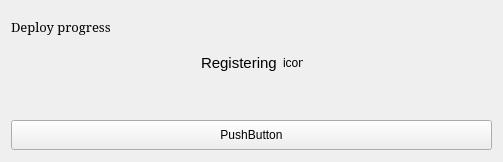
<?xml version="1.0" encoding="UTF-8"?>
<ui version="4.0">
 <class>Frame</class>
 <widget class="QFrame" name="Frame">
  <property name="geometry">
   <rect>
    <x>0</x>
    <y>0</y>
    <width>503</width>
    <height>162</height>
   </rect>
  </property>
  <property name="windowTitle">
   <string>Frame</string>
  </property>
  <layout class="QVBoxLayout" name="verticalLayout_2">
   <item>
    <layout class="QVBoxLayout" name="verticalLayout">
     <item>
      <widget class="QLabel" name="m_title">
       <property name="minimumSize">
        <size>
         <width>0</width>
         <height>30</height>
        </size>
       </property>
       <property name="maximumSize">
        <size>
         <width>16777215</width>
         <height>30</height>
        </size>
       </property>
       <property name="font">
        <font>
         <family>Serif</family>
         <pointsize>10</pointsize>
         <italic>false</italic>
         <bold>false</bold>
        </font>
       </property>
       <property name="text">
        <string>Deploy progress</string>
       </property>
      </widget>
     </item>
     <item>
      <layout class="QHBoxLayout" name="horizontalLayout">
       <property name="sizeConstraint">
        <enum>QLayout::SetMinimumSize</enum>
       </property>
       <item>
        <spacer name="horizontalSpacer_2">
         <property name="orientation">
          <enum>Qt::Horizontal</enum>
         </property>
         <property name="sizeHint" stdset="0">
          <size>
           <width>40</width>
           <height>20</height>
          </size>
         </property>
        </spacer>
       </item>
       <item>
        <widget class="QLabel" name="m_statusLabel">
         <property name="minimumSize">
          <size>
           <width>0</width>
           <height>30</height>
          </size>
         </property>
         <property name="maximumSize">
          <size>
           <width>16777215</width>
           <height>30</height>
          </size>
         </property>
         <property name="font">
          <font>
           <pointsize>11</pointsize>
          </font>
         </property>
         <property name="text">
          <string>Registering</string>
         </property>
        </widget>
       </item>
       <item>
        <widget class="QLabel" name="m_statusIcon">
         <property name="minimumSize">
          <size>
           <width>20</width>
           <height>20</height>
          </size>
         </property>
         <property name="maximumSize">
          <size>
           <width>20</width>
           <height>20</height>
          </size>
         </property>
         <property name="text">
          <string>icon</string>
         </property>
        </widget>
       </item>
       <item>
        <spacer name="horizontalSpacer">
         <property name="orientation">
          <enum>Qt::Horizontal</enum>
         </property>
         <property name="sizeHint" stdset="0">
          <size>
           <width>40</width>
           <height>20</height>
          </size>
         </property>
        </spacer>
       </item>
      </layout>
     </item>
     <item>
      <layout class="QHBoxLayout" name="horizontalLayout_2">
       <property name="sizeConstraint">
        <enum>QLayout::SetMinimumSize</enum>
       </property>
       <item>
        <spacer name="horizontalSpacer_3">
         <property name="orientation">
          <enum>Qt::Horizontal</enum>
         </property>
         <property name="sizeHint" stdset="0">
          <size>
           <width>40</width>
           <height>20</height>
          </size>
         </property>
        </spacer>
       </item>
       <item>
        <widget class="QLabel" name="m_requestedSize">
         <property name="sizePolicy">
          <sizepolicy hsizetype="Fixed" vsizetype="Preferred">
           <horstretch>0</horstretch>
           <verstretch>0</verstretch>
          </sizepolicy>
         </property>
         <property name="minimumSize">
          <size>
           <width>0</width>
           <height>30</height>
          </size>
         </property>
         <property name="maximumSize">
          <size>
           <width>16777215</width>
           <height>30</height>
          </size>
         </property>
        </widget>
       </item>
       <item>
        <widget class="QLabel" name="m_unitsType">
         <property name="minimumSize">
          <size>
           <width>0</width>
           <height>30</height>
          </size>
         </property>
         <property name="maximumSize">
          <size>
           <width>16777215</width>
           <height>30</height>
          </size>
         </property>
        </widget>
       </item>
       <item>
        <spacer name="horizontalSpacer_4">
         <property name="orientation">
          <enum>Qt::Horizontal</enum>
         </property>
         <property name="sizeHint" stdset="0">
          <size>
           <width>40</width>
           <height>20</height>
          </size>
         </property>
        </spacer>
       </item>
      </layout>
     </item>
     <item>
      <widget class="QPushButton" name="m_cancel">
       <property name="minimumSize">
        <size>
         <width>0</width>
         <height>30</height>
        </size>
       </property>
       <property name="maximumSize">
        <size>
         <width>16777215</width>
         <height>30</height>
        </size>
       </property>
       <property name="text">
        <string>PushButton</string>
       </property>
      </widget>
     </item>
    </layout>
   </item>
  </layout>
 </widget>
 <resources/>
 <connections/>
</ui>
